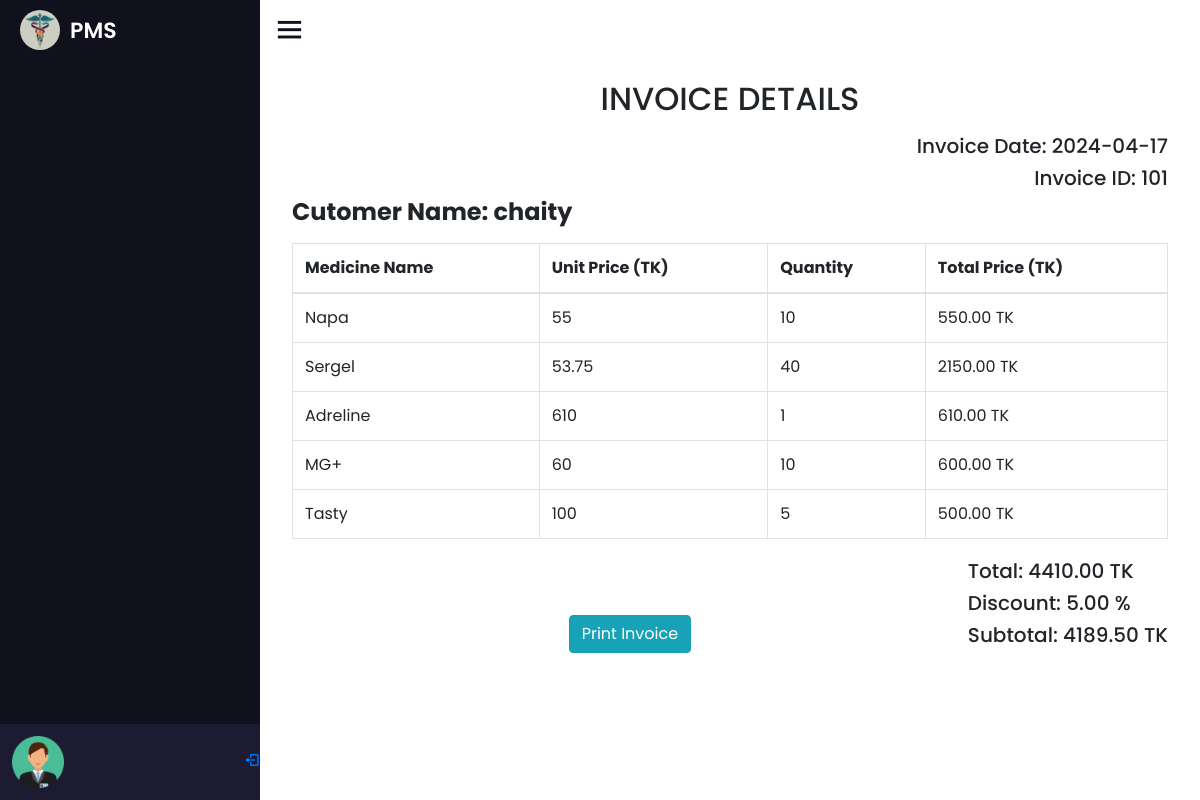
Before: /invoice_details.php?invoice_id=101 with the older database file.
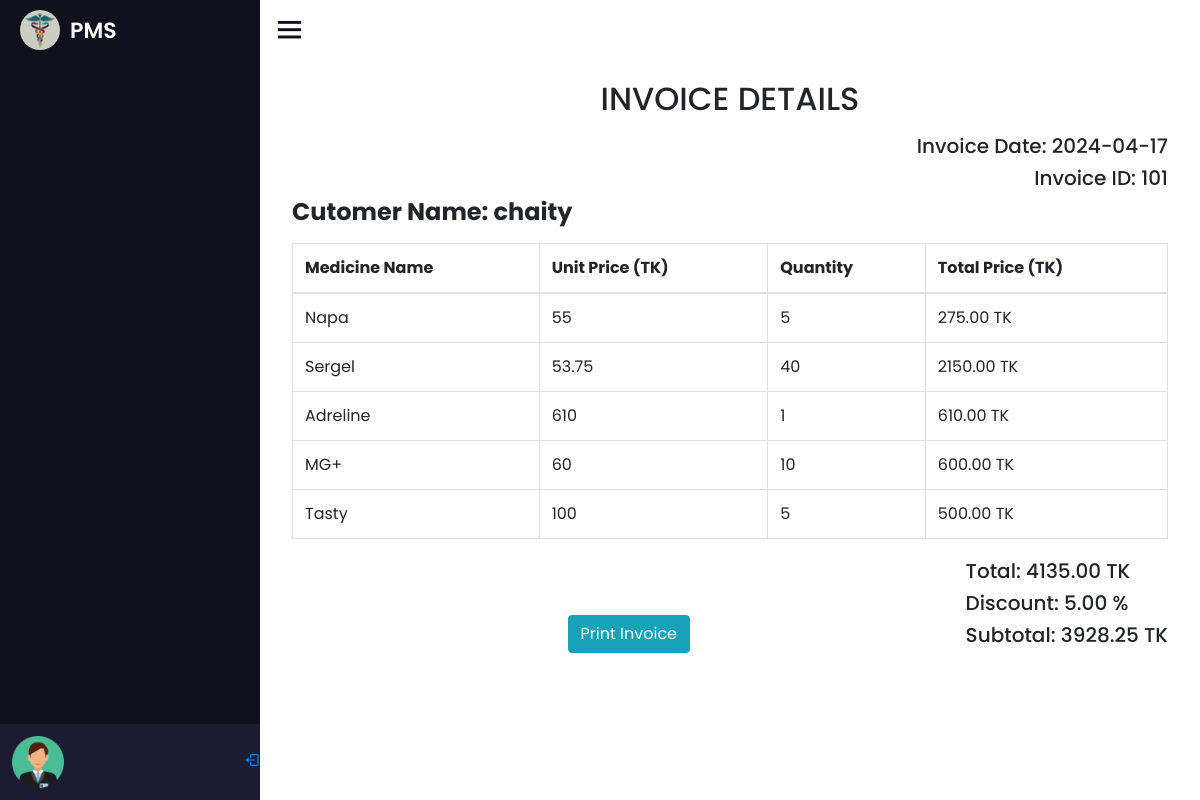
After: the same page with the newer database file.
### tables this page shows
CREATE TABLE `invoices` (
  `invoice_id` int(11) NOT NULL,
  `employee_id` int(11) NOT NULL,
  `customer_id` int(11) NOT NULL,
  `total` decimal(10,2) NOT NULL,
  `discount` decimal(10,2) DEFAULT 0.00,
  `subtotal` decimal(10,2) NOT NULL,
  `profit` int(11) NOT NULL,
  `created_at` timestamp NOT NULL DEFAULT current_timestamp()
);

CREATE TABLE `invoice_items` (
  `invoice_item_id` int(11) NOT NULL,
  `invoice_id` int(11) NOT NULL,
  `medicine_id` int(11) NOT NULL,
  `quantity` int(11) NOT NULL,
  `total_price` decimal(10,2) NOT NULL
);

CREATE TABLE `medicine` (
  `medicine_id` int(11) NOT NULL,
  `catagory_id` int(11) NOT NULL,
  `medicine_name` varchar(100) NOT NULL,
  `brand_id` int(100) NOT NULL,
  `generic_id` int(100) NOT NULL,
  `date` timestamp NOT NULL DEFAULT current_timestamp()
);

### invoice_details.php (the view, shortened to what this page needs)
<?php
include 'nav/nav.php';
$invoice_id = $_GET['invoice_id'];
$query = "SELECT invoices.invoice_id, customer.customer_name, invoices.discount, invoices.subtotal,invoices.total, invoices.created_at,
          invoice_items.medicine_id, Medicine.medicine_name, invoice_items.quantity, invoice_items.total_price
          FROM invoices
          INNER JOIN customer ON invoices.customer_id = customer.customer_id
          INNER JOIN invoice_items ON invoices.invoice_id = invoice_items.invoice_id
          INNER JOIN Medicine ON invoice_items.medicine_id = Medicine.medicine_id
          WHERE invoices.invoice_id = $invoice_id";
$result = mysqli_query($conn, $query);
$row = mysqli_fetch_assoc($result);
?>
<div class="container" id="container">
    <div class="title">
        <h2 class="text-center text-uppercase p-2">Invoice Details</h2>
        <?php
        $invoice_date = date('Y-m-d', strtotime($row['created_at']));
        ?>
        <h5 class="text-right">Invoice Date: <?php echo $invoice_date; ?></h5>
        <h5 class="text-right">Invoice ID: <?php echo $invoice_id; ?></h5>
        <h4 class="font-weight-bold mb-3">Cutomer Name: <?php echo $row['customer_name']; ?></h4>
    </div>
    <table id="zctb" class="display table table-bordered table-hover " cellspacing="0" width="100%">
        <thead>
            <tr>
                <th>Medicine Name</th>
                <th>Unit Price (TK)</th>
                <th>Quantity</th>
                <th>Total Price (TK)</th>
            </tr>
        </thead>
        <tbody>
            <?php
            mysqli_data_seek($result, 0);
            while ($item_row = mysqli_fetch_assoc($result)) : ?>
                <tr>
                    <td><?php echo $item_row['medicine_name']; ?></td>
                    <td><?php echo $item_row['total_price'] / $item_row['quantity']; ?></td>
                    <td><?php echo $item_row['quantity']; ?></td>
                    <td><?php echo $item_row['total_price']; ?> TK</td>
                </tr>
            <?php endwhile; ?>
        </tbody>
    </table>
    <div class="discount-subtotal">
        <div class="float-right">
            <h5>Total: <?php echo $row['total']; ?> TK</h5>
            <h5>Discount: <?php echo $row['discount']; ?> %</h5>
            <h5>Subtotal: <?php echo $row['subtotal']; ?> TK</h5>
        </div>
    </div>
</div>
<div class="container text-center mt-3">
<button onclick="purchaseReport()" class="btn btn-info">Print Invoice</button>
</div>
<?php include 'nav/footer.php'; ?>

Changed rows visible on the page:
changed invoices "Napa": invoice_items.quantity "10" → "5"; invoice_items.total_price "550.00" → "275.00"; total "4410.00" → "4135.00"; subtotal "4189.50" → "3928.25"
